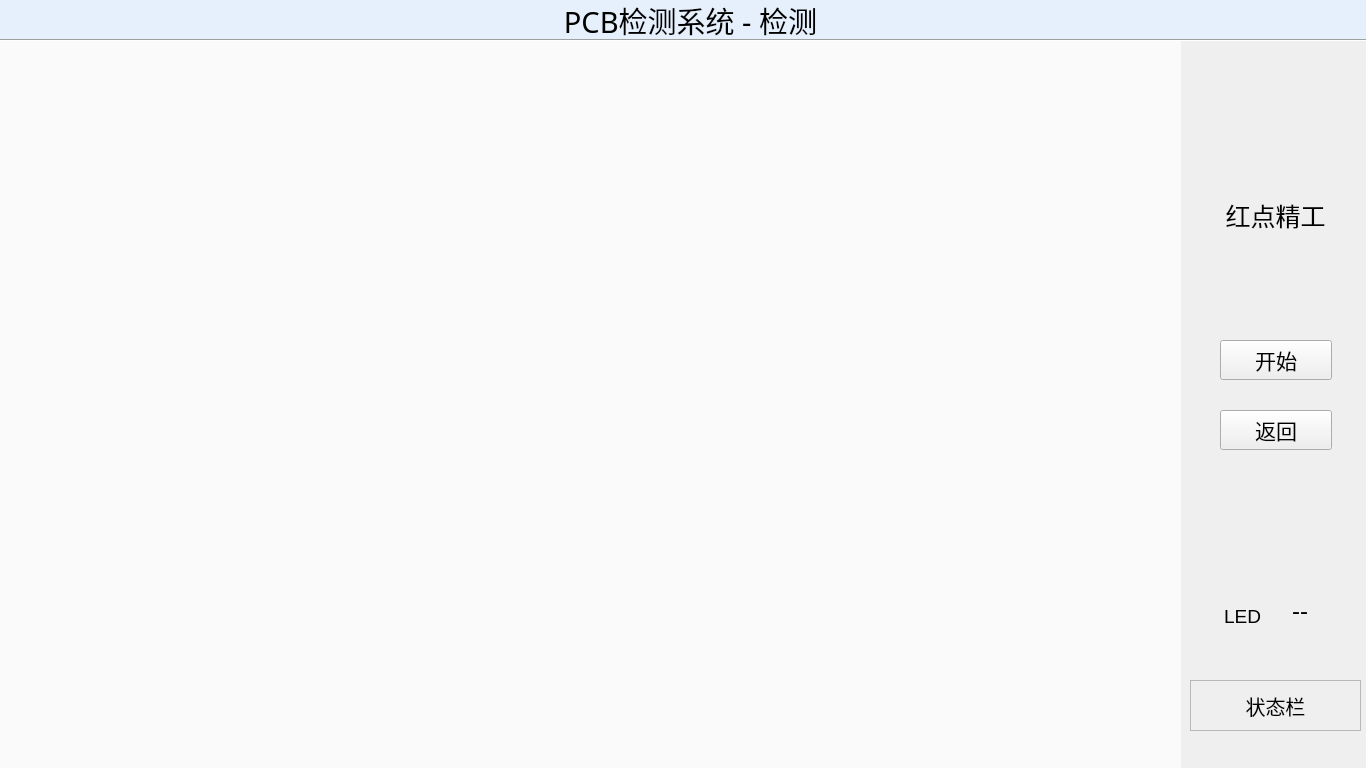
<?xml version="1.0" encoding="UTF-8"?>
<ui version="4.0">
 <class>DetectUI</class>
 <widget class="QWidget" name="DetectUI">
  <property name="geometry">
   <rect>
    <x>0</x>
    <y>0</y>
    <width>1366</width>
    <height>768</height>
   </rect>
  </property>
  <property name="sizePolicy">
   <sizepolicy hsizetype="Fixed" vsizetype="Fixed">
    <horstretch>0</horstretch>
    <verstretch>0</verstretch>
   </sizepolicy>
  </property>
  <property name="windowTitle">
   <string>DetectUI</string>
  </property>
  <widget class="Line" name="line">
   <property name="geometry">
    <rect>
     <x>0</x>
     <y>30</y>
     <width>1371</width>
     <height>20</height>
    </rect>
   </property>
   <property name="orientation">
    <enum>Qt::Horizontal</enum>
   </property>
  </widget>
  <widget class="QLabel" name="label_logo">
   <property name="geometry">
    <rect>
     <x>1209</x>
     <y>100</y>
     <width>131</width>
     <height>100</height>
    </rect>
   </property>
   <property name="sizePolicy">
    <sizepolicy hsizetype="Fixed" vsizetype="Fixed">
     <horstretch>0</horstretch>
     <verstretch>0</verstretch>
    </sizepolicy>
   </property>
   <property name="maximumSize">
    <size>
     <width>16777215</width>
     <height>16000000</height>
    </size>
   </property>
   <property name="font">
    <font>
     <pointsize>16</pointsize>
     <weight>50</weight>
     <bold>false</bold>
    </font>
   </property>
   <property name="styleSheet">
    <string notr="true">border-image: url(:/PCBDetect/Icons/logo.png);</string>
   </property>
   <property name="text">
    <string/>
   </property>
   <property name="alignment">
    <set>Qt::AlignCenter</set>
   </property>
  </widget>
  <widget class="QLabel" name="label_3">
   <property name="geometry">
    <rect>
     <x>0</x>
     <y>-1</y>
     <width>1371</width>
     <height>41</height>
    </rect>
   </property>
   <property name="styleSheet">
    <string notr="true">background-color: rgb(230, 240, 252);</string>
   </property>
   <property name="text">
    <string/>
   </property>
  </widget>
  <widget class="QLabel" name="label_title">
   <property name="geometry">
    <rect>
     <x>540</x>
     <y>0</y>
     <width>301</width>
     <height>41</height>
    </rect>
   </property>
   <property name="sizePolicy">
    <sizepolicy hsizetype="Fixed" vsizetype="Fixed">
     <horstretch>0</horstretch>
     <verstretch>0</verstretch>
    </sizepolicy>
   </property>
   <property name="minimumSize">
    <size>
     <width>60</width>
     <height>30</height>
    </size>
   </property>
   <property name="font">
    <font>
     <family>SimSun-ExtB FB</family>
     <pointsize>22</pointsize>
     <weight>25</weight>
     <italic>false</italic>
     <bold>false</bold>
    </font>
   </property>
   <property name="styleSheet">
    <string notr="true">font: 200 22pt &quot;SimSun-ExtB FB&quot;;
</string>
   </property>
   <property name="text">
    <string>PCB检测系统 - 检测</string>
   </property>
   <property name="alignment">
    <set>Qt::AlignCenter</set>
   </property>
  </widget>
  <widget class="QGraphicsView" name="graphicsView">
   <property name="geometry">
    <rect>
     <x>0</x>
     <y>40</y>
     <width>1181</width>
     <height>731</height>
    </rect>
   </property>
   <property name="styleSheet">
    <string notr="true">background-color: rgb(250, 250, 250);</string>
   </property>
   <property name="frameShape">
    <enum>QFrame::NoFrame</enum>
   </property>
  </widget>
  <widget class="QPushButton" name="pushButton_start">
   <property name="geometry">
    <rect>
     <x>1220</x>
     <y>340</y>
     <width>112</width>
     <height>40</height>
    </rect>
   </property>
   <property name="sizePolicy">
    <sizepolicy hsizetype="Fixed" vsizetype="Fixed">
     <horstretch>0</horstretch>
     <verstretch>0</verstretch>
    </sizepolicy>
   </property>
   <property name="font">
    <font>
     <pointsize>16</pointsize>
    </font>
   </property>
   <property name="styleSheet">
    <string notr="true"/>
   </property>
   <property name="text">
    <string>开始</string>
   </property>
  </widget>
  <widget class="QPushButton" name="pushButton_return">
   <property name="geometry">
    <rect>
     <x>1220</x>
     <y>410</y>
     <width>112</width>
     <height>40</height>
    </rect>
   </property>
   <property name="sizePolicy">
    <sizepolicy hsizetype="Fixed" vsizetype="Fixed">
     <horstretch>0</horstretch>
     <verstretch>0</verstretch>
    </sizepolicy>
   </property>
   <property name="font">
    <font>
     <pointsize>16</pointsize>
    </font>
   </property>
   <property name="text">
    <string>返回</string>
   </property>
  </widget>
  <widget class="QLabel" name="label_status">
   <property name="geometry">
    <rect>
     <x>1190</x>
     <y>680</y>
     <width>171</width>
     <height>51</height>
    </rect>
   </property>
   <property name="font">
    <font>
     <pointsize>15</pointsize>
    </font>
   </property>
   <property name="frameShape">
    <enum>QFrame::StyledPanel</enum>
   </property>
   <property name="frameShadow">
    <enum>QFrame::Raised</enum>
   </property>
   <property name="text">
    <string>状态栏</string>
   </property>
   <property name="alignment">
    <set>Qt::AlignCenter</set>
   </property>
  </widget>
  <widget class="QLabel" name="label">
   <property name="geometry">
    <rect>
     <x>1220</x>
     <y>200</y>
     <width>111</width>
     <height>31</height>
    </rect>
   </property>
   <property name="font">
    <font>
     <family>楷体</family>
     <pointsize>19</pointsize>
     <weight>50</weight>
     <italic>false</italic>
     <bold>false</bold>
    </font>
   </property>
   <property name="styleSheet">
    <string notr="true">font: 19pt &quot;楷体&quot;;</string>
   </property>
   <property name="text">
    <string>红点精工</string>
   </property>
   <property name="alignment">
    <set>Qt::AlignCenter</set>
   </property>
  </widget>
  <widget class="QWidget" name="layoutWidget">
   <property name="geometry">
    <rect>
     <x>1200</x>
     <y>580</y>
     <width>141</width>
     <height>61</height>
    </rect>
   </property>
   <layout class="QHBoxLayout" name="horizontalLayout">
    <item>
     <widget class="QLabel" name="label_indicator">
      <property name="sizePolicy">
       <sizepolicy hsizetype="Fixed" vsizetype="Fixed">
        <horstretch>0</horstretch>
        <verstretch>0</verstretch>
       </sizepolicy>
      </property>
      <property name="minimumSize">
       <size>
        <width>50</width>
        <height>50</height>
       </size>
      </property>
      <property name="font">
       <font>
        <pointsize>14</pointsize>
       </font>
      </property>
      <property name="text">
       <string>LED</string>
      </property>
      <property name="alignment">
       <set>Qt::AlignRight|Qt::AlignTrailing|Qt::AlignVCenter</set>
      </property>
     </widget>
    </item>
    <item>
     <spacer name="horizontalSpacer">
      <property name="orientation">
       <enum>Qt::Horizontal</enum>
      </property>
      <property name="sizeType">
       <enum>QSizePolicy::Fixed</enum>
      </property>
      <property name="sizeHint" stdset="0">
       <size>
        <width>3</width>
        <height>5</height>
       </size>
      </property>
     </spacer>
    </item>
    <item>
     <widget class="QLabel" name="label_result">
      <property name="font">
       <font>
        <pointsize>18</pointsize>
        <weight>50</weight>
        <bold>false</bold>
       </font>
      </property>
      <property name="text">
       <string>--</string>
      </property>
      <property name="alignment">
       <set>Qt::AlignCenter</set>
      </property>
     </widget>
    </item>
   </layout>
  </widget>
  <zorder>layoutWidget</zorder>
  <zorder>label_3</zorder>
  <zorder>label_title</zorder>
  <zorder>label_logo</zorder>
  <zorder>graphicsView</zorder>
  <zorder>pushButton_start</zorder>
  <zorder>pushButton_return</zorder>
  <zorder>label_status</zorder>
  <zorder>line</zorder>
  <zorder>label</zorder>
 </widget>
 <layoutdefault spacing="6" margin="11"/>
 <resources>
  <include location="PCBDetect.qrc"/>
 </resources>
 <connections/>
</ui>
